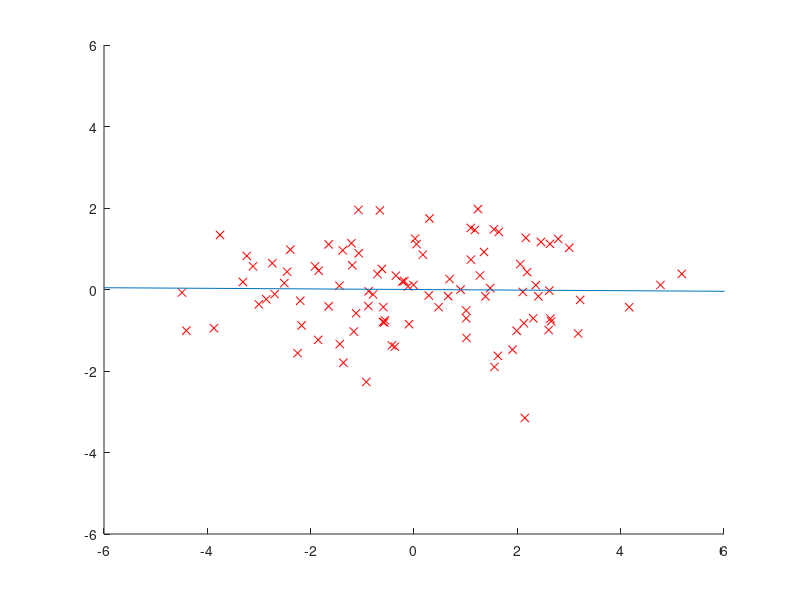

Write MATLAB code to recreate this figure.
n=100;
x=[2*randn(n,1) randn(n,1)];
%x=[2*rand(n,1) 2*round(rand(n,1))-1+randn(n,1)/3];
x=x-repmat(mean(x), [n,1]);
[t,v]=eigs(x'*x,1);

figure(1); clf; hold on; axis([-6 6 -6 6])
plot(x(:,1), x(:,2), 'rx')
plot(9*[-t(1) t(1)], 9*[-t(2) t(2)]);
